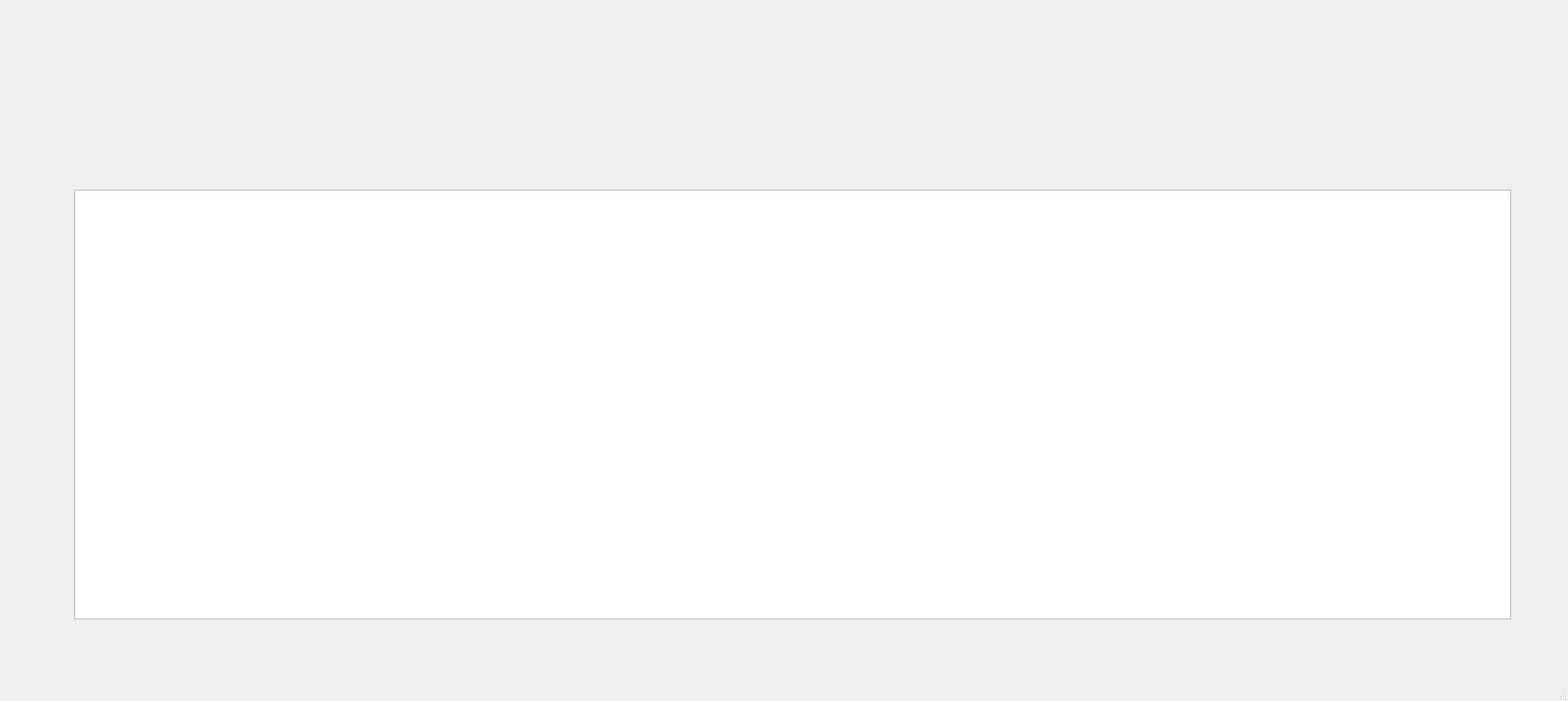
<?xml version="1.0" encoding="UTF-8"?>
<ui version="4.0">
 <class>ventanaMenuPrincipal</class>
 <widget class="QMainWindow" name="ventanaMenuPrincipal">
  <property name="geometry">
   <rect>
    <x>0</x>
    <y>0</y>
    <width>1900</width>
    <height>850</height>
   </rect>
  </property>
  <property name="minimumSize">
   <size>
    <width>1900</width>
    <height>850</height>
   </size>
  </property>
  <property name="maximumSize">
   <size>
    <width>1900</width>
    <height>850</height>
   </size>
  </property>
  <property name="windowTitle">
   <string>Menú principal del sistema</string>
  </property>
  <widget class="QWidget" name="centralwidget">
   <widget class="QLabel" name="labelFondoMenuEditarPerfil">
    <property name="geometry">
     <rect>
      <x>0</x>
      <y>0</y>
      <width>1900</width>
      <height>831</height>
     </rect>
    </property>
    <property name="text">
     <string/>
    </property>
    <property name="pixmap">
     <pixmap>menuEditarPerfilFigma.png</pixmap>
    </property>
   </widget>
   <widget class="QLabel" name="labelVolverInicio">
    <property name="geometry">
     <rect>
      <x>430</x>
      <y>0</y>
      <width>431</width>
      <height>91</height>
     </rect>
    </property>
    <property name="styleSheet">
     <string notr="true">background-color:transparent;</string>
    </property>
    <property name="text">
     <string/>
    </property>
   </widget>
   <widget class="QTableView" name="tableViewVerPerfiles">
    <property name="geometry">
     <rect>
      <x>90</x>
      <y>230</y>
      <width>1741</width>
      <height>521</height>
     </rect>
    </property>
   </widget>
   <widget class="QLabel" name="labelConfiguracion">
    <property name="geometry">
     <rect>
      <x>860</x>
      <y>0</y>
      <width>531</width>
      <height>91</height>
     </rect>
    </property>
    <property name="styleSheet">
     <string notr="true">background-color:transparent;</string>
    </property>
    <property name="text">
     <string/>
    </property>
   </widget>
  </widget>
  <widget class="QStatusBar" name="statusbar"/>
 </widget>
 <resources/>
 <connections/>
</ui>
